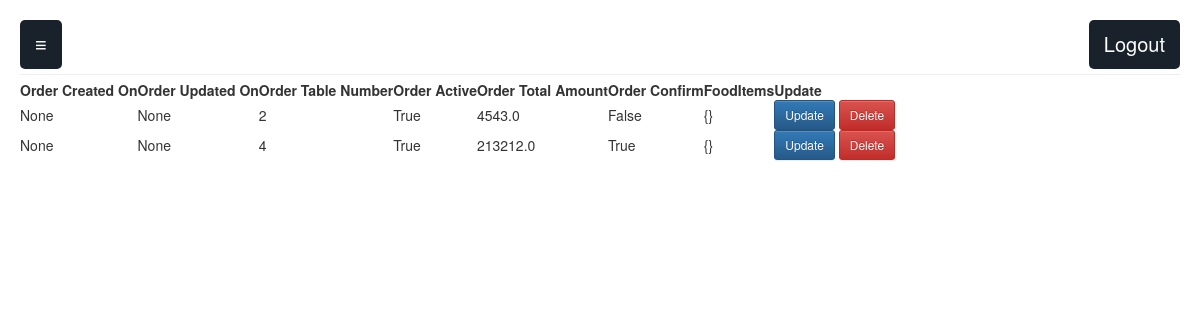
Page /order_management/active_orders/ (signed in) on the earlier database version.
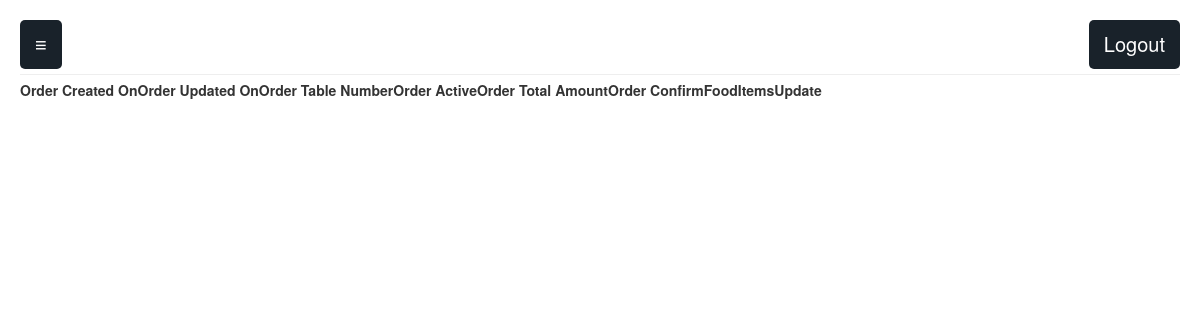
Same page on the later database version.
### apis/models.py (models this page shows, shortened)
class Order(models.Model):
    order_user_id = models.ForeignKey(CustomUser, on_delete=models.CASCADE)
    order_restaurant_id = models.ForeignKey(Restaurant, on_delete=models.CASCADE)
    order_fooditem_relation = models.ManyToManyField(FoodItem, through="OrderFoodItem")
    order_created_on = models.DateTimeField(auto_now_add=True)
    order_updated_on = models.DateTimeField(auto_now=True)
    order_table_number = models.IntegerField()
    order_active = models.BooleanField()
    order_total_amount = models.FloatField()
    order_confirm = models.BooleanField()

### order_management/views.py (the view)
# urls.py: path('active_orders/', views.get_active_orders, name='active_orders'),
@login_required
def get_active_orders(request):
    user_role = request.user.role-1
    active_orders = Order.objects.filter(order_restaurant_id=user_role, order_active=True)
    food_items_in_order = []
    for order in active_orders:
        food_items = OrderFoodItem.objects.filter(orderfooditem_order_id=order)
        food_items_dict = {}
        for food_item in food_items:
            fooditem_name =  food_item.orderfooditem_fooditem_id.fooditem_name
            food_items_dict[fooditem_name]=food_item.orderfooditem_quantity
        food_items_in_order.append(food_items_dict)
    order_data = zip(active_orders,food_items_in_order)
    data = {'order_data':order_data,'user_role':user_role}
    return render(request, 'order_management/active_orders.html',data)

### order_management/templates/order_management/active_orders.html (shortened to what this page needs)
{% extends "order_management/base.html" %}
{% load staticfiles %}
{% block static %}
<link rel="stylesheet" href="//cdn.datatables.net/1.10.19/css/jquery.dataTables.min.css">
{% endblock %}
{% block content %}
<table id="activeOrders">
    <thead>
        <tr>
            <th>Order Created On</th>
            <th>Order Updated On</th>
            <th>Order Table Number</th>
            <th>Order Active</th>
            <th>Order Total Amount</th>
            <th>Order Confirm</th>
            <th>FoodItems</th>
            <th>Update</th>
        </tr>
    </thead>
    <tbody>
        {% for order,food in order_data %}
        <tr>
            <td>{{order.order_created_on}}</td>
            <td>{{order.order_updated_on}}</td>
            <td>{{order.order_table_number}}</td>
            <td>{{order.order_active}}</td>
            <td>{{order.order_total_amount}}</td>
            <td>{{order.order_confirm}}</td>
            <td>{{food}}</td>
            <td>
                <button type="button" class="update-order btn btn-sm btn-primary" data-id="{% url 'order_management:update_order' order.pk %}">
                    <span class="fa fa-pencil">Update</span>
                </button>
                <button type="button" class="delete-book btn btn-sm btn-danger" data-id="{% url 'order_management:delete_order' order.pk %}">
                    <span class="fa fa-trash">Delete</span>
                </button>
            </td>
        </tr>
        {% endfor %}
    </tbody>
</table>
{% endblock %}

Differences in the rows shown:
removed Order: order_created_on "None", order_updated_on "None", order_table_number "2", order_active "True", order_total_amount "4543.0", order_confirm "False", food "{}"
removed Order: order_created_on "None", order_updated_on "None", order_table_number "4", order_active "True", order_total_amount "213212.0", order_confirm "True", food "{}"
